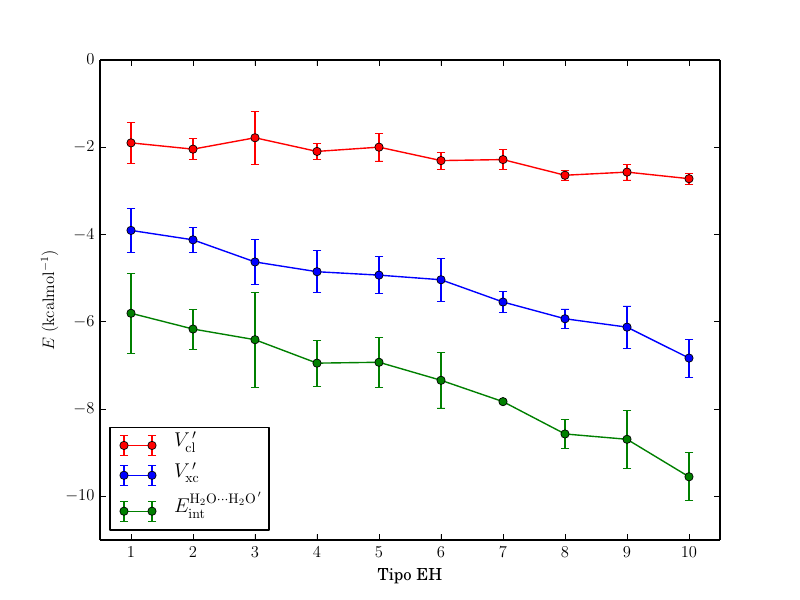

Source code (Python):
##############################################
### Aportacion Clasica, Intercambio/Correlacion
###############################################

from pylab import *
#import pandas as pd
import numpy as np
import matplotlib.pyplot as plt
from matplotlib import rc
import matplotlib.patches as mpatches
import math
import pylab
import matplotlib.ticker as ticker


###############################################
### Dibujaremos
###############################################

plt.rc('text', usetex=True)
plt.rc('font', family='serif')

fig = plt.figure()
ax1 = fig.add_subplot(111)

for axis in [ax1.xaxis]:
    axis.set_major_locator(ticker.MaxNLocator(integer=True))

###############################################
### Abrir data
###############################################

#Read the first file
x  = []
ycl = []
yxc= []
ecl = []
exc = []
y = []
e = []

archivo = open('Cl_XC.dat', 'r')
for line in archivo:
    line = line.strip()
    columns = line.split()
    source = int(columns[0]), float(columns[1]), float(columns[2]), float(columns[3]), float(columns[4]) 
    x.append(int(columns[0]))
    y.append(float(columns[1]))
    e.append(float(columns[2]))
    ycl.append(float(columns[3]))
    ecl.append(float(columns[4]))
    yxc.append(float(columns[5]))
    exc.append(float(columns[6]))
archivo.close()


#errorbar(x, ycl, ecl)


plt.errorbar(x,ycl, yerr=ecl, color='red', marker='o', label=r'$V_{\mathrm{cl}}^{\, \prime}$')

plt.errorbar(x,yxc, yerr=exc, color='blue', marker='o', label=r'$V_{\mathrm{xc}}^{\, \prime}$')

plt.errorbar(x,y, yerr=e, color='green', marker='o',
		label=r'$E_{\mathrm{int}}^{\mathrm{H_2O}\cdots\mathrm{H_2O}^{\, \prime}}$')



###############################################
### Espacio de dibujo
###############################################

plt.xlim((0.5, 10.5))
plt.ylim((-11.0, 0.0))

###############################################
### Graducion de ejes
###############################################
plt.xticks([1, 2, 3, 4, 5, 6, 7, 8, 9, 10])

###############################################
### Notas
###############################################

#plt.title('titulo')
leg = ax1.legend(loc='lower left')
ax1.set_xlabel('Tipo EH')
ax1.set_ylabel(r'$E$ $(\mathrm{kcalmol^{-1}})$')


###############################################
### Imprimir
###############################################

plt.show()
fig.savefig('Cl_XC.pdf')





















